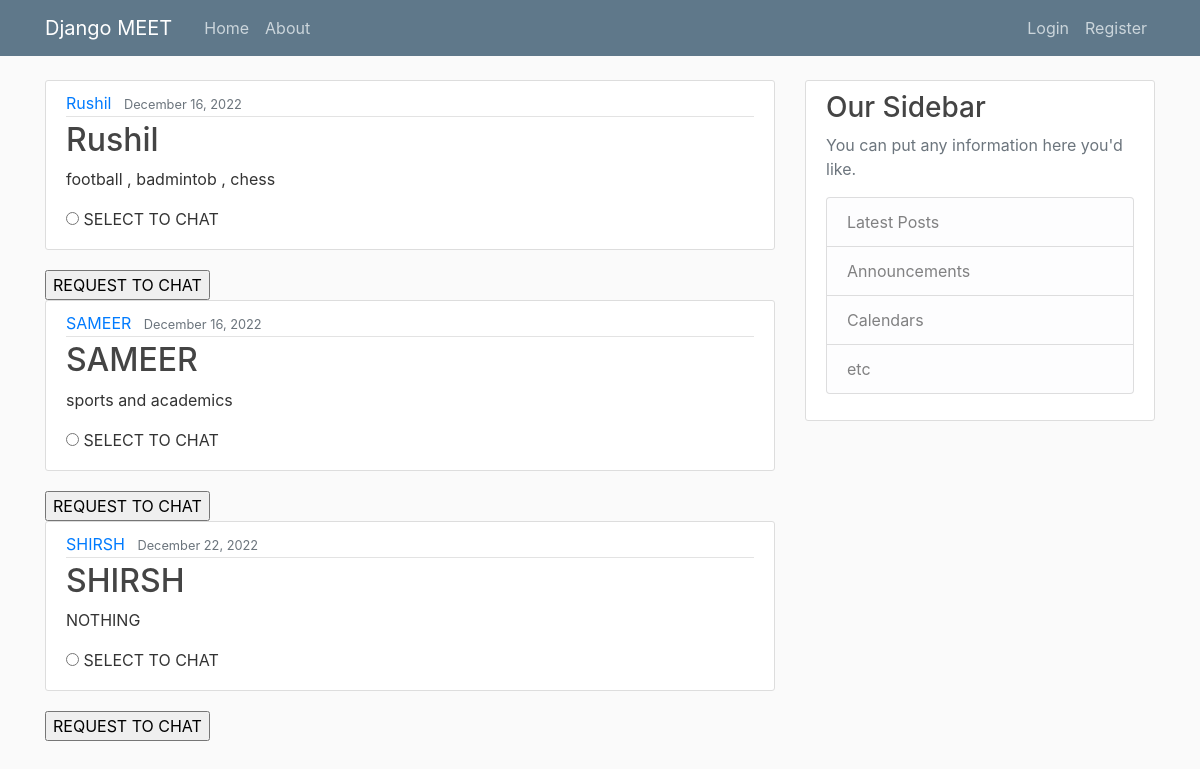
The app's page /, older data.
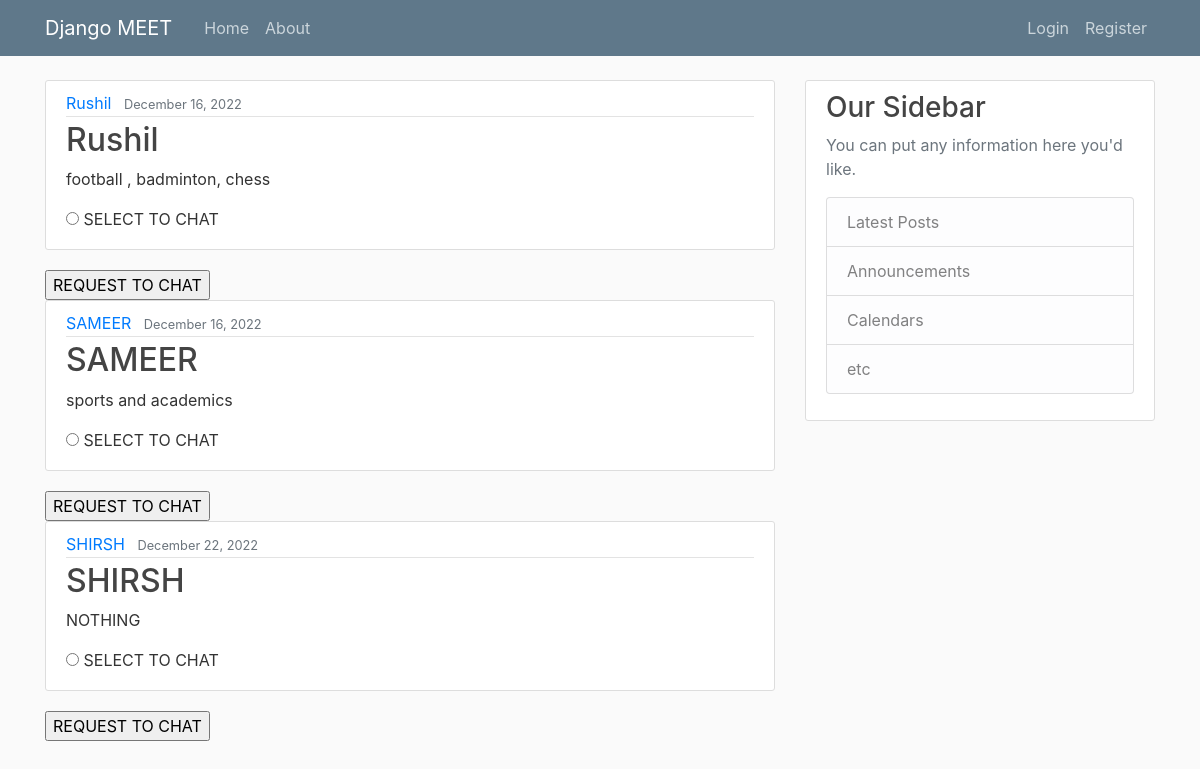
The same page, newer data.
### meet/models.py (models this page shows, shortened)
class Profile(models.Model):
    name = models.CharField(max_length=100)
    likes = models.TextField()
    date_posted = models.DateTimeField(auto_now_add=True)
    username = models.ForeignKey(User, on_delete=models.CASCADE)

### meet/views.py (the view)
# urls.py: path('',ProfileListView.as_view(),name = 'meet-home'),
class ProfileListView(ListView):
    model = Profile
    template_name = 'meet/home.html' # <app>/<model>_<viewtype>.html
    context_object_name = 'profiles'

### meet/templates/meet/home.html (shortened to what this page needs)
{% extends 'meet/base.html' %}
{% block content %}
        {% for profile in profiles %}
            <article class="media content-section">
                    <div class="media-body">
                      <div class="article-metadata">
                        <a class="mr-2" href="{% url 'profile-detail' profile.id %}">{{ profile.name }}</a>
                        <small class="text-muted" >{{ profile.date_posted|date:"F d, Y" }}</small>
                      </div>
                      <h2><a class="article-title" >{{ profile.name }}</a></h2>
                      <p class="article-content">{{ profile.likes }}</p>
                  <form action="req_to_chat" method="post">
                      <input type="radio" name= "profile_name" id = "chat" value ={{profile.name}}>
                      <label for ='chat'>SELECT TO CHAT</label>
                    </div>
                  </article>
                  <input type="submit" value="REQUEST TO CHAT">
        {% endfor %}
{% endblock content %}

Row changes from the older to the newer data that the page shows:
changed Profile "Rushil": likes "football , badmintob , chess" → "football , badminton, chess"
